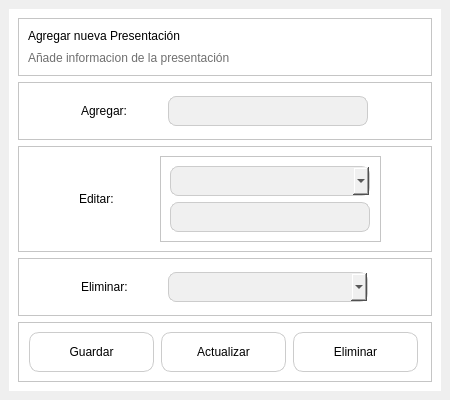
<?xml version="1.0" encoding="UTF-8"?>
<ui version="4.0">
 <class>MainWindow</class>
 <widget class="QMainWindow" name="MainWindow">
  <property name="geometry">
   <rect>
    <x>0</x>
    <y>0</y>
    <width>450</width>
    <height>400</height>
   </rect>
  </property>
  <property name="windowTitle">
   <string>MainWindow</string>
  </property>
  <widget class="QWidget" name="centralwidget">
   <layout class="QVBoxLayout" name="verticalLayout">
    <item>
     <widget class="QStackedWidget" name="stackedWidget">
      <property name="styleSheet">
       <string notr="true">background-color: rgb(255, 255, 255);</string>
      </property>
      <property name="currentIndex">
       <number>0</number>
      </property>
      <widget class="QWidget" name="page_descuentos_aplicados">
       <layout class="QVBoxLayout" name="verticalLayout_2">
        <item>
         <widget class="QFrame" name="frame_2">
          <property name="minimumSize">
           <size>
            <width>350</width>
            <height>0</height>
           </size>
          </property>
          <property name="maximumSize">
           <size>
            <width>650</width>
            <height>16777215</height>
           </size>
          </property>
          <property name="frameShape">
           <enum>QFrame::StyledPanel</enum>
          </property>
          <property name="frameShadow">
           <enum>QFrame::Raised</enum>
          </property>
          <layout class="QVBoxLayout" name="verticalLayout_3">
           <item>
            <widget class="QLabel" name="label_11">
             <property name="styleSheet">
              <string notr="true">color: rgb(0, 0, 0);
font: bold 12pt &quot;Nunito&quot;;</string>
             </property>
             <property name="text">
              <string>Agregar nueva Presentación </string>
             </property>
            </widget>
           </item>
           <item>
            <widget class="QLabel" name="label_12">
             <property name="maximumSize">
              <size>
               <width>16777215</width>
               <height>55</height>
              </size>
             </property>
             <property name="styleSheet">
              <string notr="true">color: rgb(111, 111, 111);
font: bold 7pt &quot;Nunito&quot;;</string>
             </property>
             <property name="text">
              <string>Añade informacion de la presentación</string>
             </property>
            </widget>
           </item>
          </layout>
         </widget>
        </item>
        <item>
         <widget class="QFrame" name="frame_6">
          <property name="minimumSize">
           <size>
            <width>225</width>
            <height>0</height>
           </size>
          </property>
          <property name="frameShape">
           <enum>QFrame::StyledPanel</enum>
          </property>
          <property name="frameShadow">
           <enum>QFrame::Raised</enum>
          </property>
          <layout class="QHBoxLayout" name="horizontalLayout_2">
           <property name="spacing">
            <number>0</number>
           </property>
           <property name="leftMargin">
            <number>50</number>
           </property>
           <property name="topMargin">
            <number>0</number>
           </property>
           <property name="rightMargin">
            <number>50</number>
           </property>
           <property name="bottomMargin">
            <number>0</number>
           </property>
           <item>
            <widget class="QLabel" name="label_13">
             <property name="minimumSize">
              <size>
               <width>75</width>
               <height>0</height>
              </size>
             </property>
             <property name="maximumSize">
              <size>
               <width>75</width>
               <height>16777215</height>
              </size>
             </property>
             <property name="styleSheet">
              <string notr="true">color: rgb(0, 0, 0);
font: bold 9pt &quot;Nunito&quot;;</string>
             </property>
             <property name="text">
              <string>Agregar:</string>
             </property>
            </widget>
           </item>
           <item>
            <widget class="QLineEdit" name="lineEdit">
             <property name="minimumSize">
              <size>
               <width>15</width>
               <height>0</height>
              </size>
             </property>
             <property name="maximumSize">
              <size>
               <width>200</width>
               <height>16777215</height>
              </size>
             </property>
             <property name="styleSheet">
              <string notr="true">QLineEdit {
    background-color: #f0f0f0; /* Color de fondo deseado */
    border: 1px solid #ccc; /* Color del borde deseado */
    padding: 5px; /* Espacio alrededor del texto */
    color: rgb(0, 0, 0); /* Color del texto deseado */
  	font: 9pt &quot;Nunito&quot;; /* Fuente deseada */
    font-size: 14px; /* Tamaño de fuente deseado */
    border-radius: 8px; /* Redondear las esquinas */
}
</string>
             </property>
             <property name="text">
              <string/>
             </property>
            </widget>
           </item>
          </layout>
         </widget>
        </item>
        <item>
         <widget class="QFrame" name="frame_12">
          <property name="frameShape">
           <enum>QFrame::StyledPanel</enum>
          </property>
          <property name="frameShadow">
           <enum>QFrame::Raised</enum>
          </property>
          <layout class="QHBoxLayout" name="horizontalLayout_6">
           <property name="leftMargin">
            <number>60</number>
           </property>
           <property name="rightMargin">
            <number>50</number>
           </property>
           <item>
            <widget class="QLabel" name="label_19">
             <property name="minimumSize">
              <size>
               <width>75</width>
               <height>0</height>
              </size>
             </property>
             <property name="maximumSize">
              <size>
               <width>75</width>
               <height>16777215</height>
              </size>
             </property>
             <property name="styleSheet">
              <string notr="true">color: rgb(0, 0, 0);
font: bold 9pt &quot;Nunito&quot;;</string>
             </property>
             <property name="text">
              <string>Editar:</string>
             </property>
            </widget>
           </item>
           <item>
            <widget class="QFrame" name="frame_10">
             <property name="frameShape">
              <enum>QFrame::StyledPanel</enum>
             </property>
             <property name="frameShadow">
              <enum>QFrame::Raised</enum>
             </property>
             <layout class="QVBoxLayout" name="verticalLayout_4">
              <item>
               <widget class="QComboBox" name="cbox_agPresentacion_2">
                <property name="minimumSize">
                 <size>
                  <width>200</width>
                  <height>0</height>
                 </size>
                </property>
                <property name="maximumSize">
                 <size>
                  <width>200</width>
                  <height>16777215</height>
                 </size>
                </property>
                <property name="styleSheet">
                 <string notr="true">QComboBox {
    background-color: #f0f0f0; /* Color de fondo deseado */
    border: 1px solid #ccc; /* Color del borde deseado */
    padding: 5px; /* Espacio alrededor del texto */
    color: rgb(0, 0, 0); /* Color del texto deseado */
  	font: 9pt &quot;Nunito&quot;; /* Fuente deseada */
    font-size: 14px; /* Tamaño de fuente deseado */
    border-radius: 8px; /* Redondear las esquinas */
}
</string>
                </property>
               </widget>
              </item>
              <item>
               <widget class="QLineEdit" name="lineEdit_3">
                <property name="minimumSize">
                 <size>
                  <width>200</width>
                  <height>0</height>
                 </size>
                </property>
                <property name="maximumSize">
                 <size>
                  <width>200</width>
                  <height>16777215</height>
                 </size>
                </property>
                <property name="styleSheet">
                 <string notr="true">QLineEdit {
    background-color: #f0f0f0; /* Color de fondo deseado */
    border: 1px solid #ccc; /* Color del borde deseado */
    padding: 5px; /* Espacio alrededor del texto */
    color: rgb(0, 0, 0); /* Color del texto deseado */
  	font: 9pt &quot;Nunito&quot;; /* Fuente deseada */
    font-size: 14px; /* Tamaño de fuente deseado */
    border-radius: 8px; /* Redondear las esquinas */
}
</string>
                </property>
               </widget>
              </item>
             </layout>
            </widget>
           </item>
          </layout>
         </widget>
        </item>
        <item>
         <widget class="QFrame" name="frame_9">
          <property name="minimumSize">
           <size>
            <width>225</width>
            <height>0</height>
           </size>
          </property>
          <property name="frameShape">
           <enum>QFrame::StyledPanel</enum>
          </property>
          <property name="frameShadow">
           <enum>QFrame::Raised</enum>
          </property>
          <layout class="QHBoxLayout" name="horizontalLayout_9">
           <property name="spacing">
            <number>0</number>
           </property>
           <property name="leftMargin">
            <number>50</number>
           </property>
           <property name="topMargin">
            <number>0</number>
           </property>
           <property name="rightMargin">
            <number>50</number>
           </property>
           <property name="bottomMargin">
            <number>0</number>
           </property>
           <item>
            <widget class="QLabel" name="label">
             <property name="minimumSize">
              <size>
               <width>75</width>
               <height>0</height>
              </size>
             </property>
             <property name="maximumSize">
              <size>
               <width>75</width>
               <height>16777215</height>
              </size>
             </property>
             <property name="styleSheet">
              <string notr="true">color: rgb(0, 0, 0);
font: bold 9pt &quot;Nunito&quot;;</string>
             </property>
             <property name="text">
              <string>Eliminar:</string>
             </property>
            </widget>
           </item>
           <item>
            <widget class="QComboBox" name="comboBox">
             <property name="minimumSize">
              <size>
               <width>15</width>
               <height>0</height>
              </size>
             </property>
             <property name="maximumSize">
              <size>
               <width>200</width>
               <height>16777215</height>
              </size>
             </property>
             <property name="styleSheet">
              <string notr="true">QComboBox {
    background-color: #f0f0f0; /* Color de fondo deseado */
    border: 1px solid #ccc; /* Color del borde deseado */
    padding: 5px; /* Espacio alrededor del texto */
    color: rgb(0, 0, 0); /* Color del texto deseado */
  	font: 9pt &quot;Nunito&quot;; /* Fuente deseada */
    font-size: 14px; /* Tamaño de fuente deseado */
    border-radius: 8px; /* Redondear las esquinas */
}
</string>
             </property>
            </widget>
           </item>
          </layout>
         </widget>
        </item>
        <item>
         <widget class="QFrame" name="frame_3">
          <property name="frameShape">
           <enum>QFrame::StyledPanel</enum>
          </property>
          <property name="frameShadow">
           <enum>QFrame::Raised</enum>
          </property>
          <layout class="QHBoxLayout" name="horizontalLayout">
           <item>
            <widget class="QPushButton" name="pushButton_7">
             <property name="minimumSize">
              <size>
               <width>125</width>
               <height>40</height>
              </size>
             </property>
             <property name="maximumSize">
              <size>
               <width>125</width>
               <height>40</height>
              </size>
             </property>
             <property name="styleSheet">
              <string notr="true">QPushButton {
    border: 1px solid #ccc;
    border-radius: 10px;           /* Bordes redondeados con radio de 10 píxeles */
    padding: 5px;
	font: bold 9pt &quot;Nunito&quot;;                  /* Espaciado interno del botón */
}

QPushButton:hover{
font: bold 9pt &quot;Nunito&quot;;
background-color: #f0f0f0; /* Color de fondo deseado */
}
</string>
             </property>
             <property name="text">
              <string>Guardar</string>
             </property>
             <property name="icon">
              <iconset>
               <normaloff>InterfaceImages/lista-de-verificacion (1).png</normaloff>InterfaceImages/lista-de-verificacion (1).png</iconset>
             </property>
            </widget>
           </item>
           <item>
            <widget class="QPushButton" name="pushButton_9">
             <property name="minimumSize">
              <size>
               <width>125</width>
               <height>40</height>
              </size>
             </property>
             <property name="maximumSize">
              <size>
               <width>125</width>
               <height>40</height>
              </size>
             </property>
             <property name="styleSheet">
              <string notr="true">QPushButton {
    border: 1px solid #ccc;
    border-radius: 10px;           /* Bordes redondeados con radio de 10 píxeles */
    padding: 5px;
	font: bold 9pt &quot;Nunito&quot;;                  /* Espaciado interno del botón */
}

QPushButton:hover{
font: bold 9pt &quot;Nunito&quot;;
background-color: #f0f0f0; /* Color de fondo deseado */
}
</string>
             </property>
             <property name="text">
              <string>Actualizar</string>
             </property>
             <property name="icon">
              <iconset>
               <normaloff>InterfaceImages/advertencia.png</normaloff>InterfaceImages/advertencia.png</iconset>
             </property>
            </widget>
           </item>
           <item>
            <widget class="QPushButton" name="pushButton_8">
             <property name="minimumSize">
              <size>
               <width>125</width>
               <height>40</height>
              </size>
             </property>
             <property name="maximumSize">
              <size>
               <width>125</width>
               <height>40</height>
              </size>
             </property>
             <property name="styleSheet">
              <string notr="true">QPushButton {
    border: 1px solid #ccc;
    border-radius: 10px;           /* Bordes redondeados con radio de 10 píxeles */
    padding: 5px;
	font: bold 9pt &quot;Nunito&quot;;                  /* Espaciado interno del botón */
}

QPushButton:hover{
font: bold 9pt &quot;Nunito&quot;;
background-color: #f0f0f0; /* Color de fondo deseado */
}
</string>
             </property>
             <property name="text">
              <string>Eliminar</string>
             </property>
             <property name="icon">
              <iconset>
               <normaloff>InterfaceImages/eliminar.png</normaloff>InterfaceImages/eliminar.png</iconset>
             </property>
            </widget>
           </item>
          </layout>
         </widget>
        </item>
       </layout>
      </widget>
      <widget class="QWidget" name="page_2">
       <layout class="QVBoxLayout" name="verticalLayout_5">
        <item>
         <widget class="QFrame" name="frame_5">
          <property name="maximumSize">
           <size>
            <width>650</width>
            <height>75</height>
           </size>
          </property>
          <property name="frameShape">
           <enum>QFrame::StyledPanel</enum>
          </property>
          <property name="frameShadow">
           <enum>QFrame::Raised</enum>
          </property>
          <layout class="QHBoxLayout" name="horizontalLayout_5">
           <property name="leftMargin">
            <number>50</number>
           </property>
           <property name="rightMargin">
            <number>50</number>
           </property>
           <item>
            <widget class="QLabel" name="label_18">
             <property name="minimumSize">
              <size>
               <width>50</width>
               <height>50</height>
              </size>
             </property>
             <property name="maximumSize">
              <size>
               <width>50</width>
               <height>50</height>
              </size>
             </property>
             <property name="styleSheet">
              <string notr="true">color: rgb(0, 0, 0);
font: bold 10pt &quot;Nunito&quot;;</string>
             </property>
             <property name="text">
              <string/>
             </property>
             <property name="pixmap">
              <pixmap>InterfaceImages/advertencia.png</pixmap>
             </property>
             <property name="scaledContents">
              <bool>true</bool>
             </property>
            </widget>
           </item>
           <item>
            <widget class="QLabel" name="label_17">
             <property name="styleSheet">
              <string notr="true">color: rgb(0, 0, 0);
font: bold 10pt &quot;Nunito&quot;;</string>
             </property>
             <property name="text">
              <string>¡Alerta de seguridad!</string>
             </property>
             <property name="alignment">
              <set>Qt::AlignRight|Qt::AlignTrailing|Qt::AlignVCenter</set>
             </property>
            </widget>
           </item>
          </layout>
         </widget>
        </item>
        <item>
         <widget class="QFrame" name="frame_7">
          <property name="frameShape">
           <enum>QFrame::StyledPanel</enum>
          </property>
          <property name="frameShadow">
           <enum>QFrame::Raised</enum>
          </property>
          <layout class="QHBoxLayout" name="horizontalLayout_4">
           <property name="leftMargin">
            <number>25</number>
           </property>
           <property name="rightMargin">
            <number>25</number>
           </property>
           <item>
            <widget class="QLabel" name="label_15">
             <property name="minimumSize">
              <size>
               <width>100</width>
               <height>0</height>
              </size>
             </property>
             <property name="styleSheet">
              <string notr="true">color: rgb(0, 0, 0);
font: bold 9pt &quot;Nunito&quot;;</string>
             </property>
             <property name="text">
              <string>Contraseña:</string>
             </property>
             <property name="alignment">
              <set>Qt::AlignLeading|Qt::AlignLeft|Qt::AlignVCenter</set>
             </property>
            </widget>
           </item>
           <item>
            <widget class="QLineEdit" name="lineEdit_2">
             <property name="minimumSize">
              <size>
               <width>100</width>
               <height>35</height>
              </size>
             </property>
             <property name="maximumSize">
              <size>
               <width>200</width>
               <height>16777215</height>
              </size>
             </property>
             <property name="styleSheet">
              <string notr="true">QLineEdit {
    background-color: #f0f0f0; /* Color de fondo deseado */
    border: 1px solid #ccc; /* Color del borde deseado */
    padding: 5px; /* Espacio alrededor del texto */
    color: rgb(0, 0, 0); /* Color del texto deseado */
  	font: 9pt &quot;Nunito&quot;; /* Fuente deseada */
    font-size: 14px; /* Tamaño de fuente deseado */
    border-radius: 8px; /* Redondear las esquinas */
}
</string>
             </property>
             <property name="text">
              <string/>
             </property>
             <property name="echoMode">
              <enum>QLineEdit::Password</enum>
             </property>
             <property name="alignment">
              <set>Qt::AlignRight|Qt::AlignTrailing|Qt::AlignVCenter</set>
             </property>
             <property name="placeholderText">
              <string/>
             </property>
            </widget>
           </item>
          </layout>
         </widget>
        </item>
        <item>
         <widget class="QFrame" name="frame_4">
          <property name="maximumSize">
           <size>
            <width>16777215</width>
            <height>75</height>
           </size>
          </property>
          <property name="frameShape">
           <enum>QFrame::StyledPanel</enum>
          </property>
          <property name="frameShadow">
           <enum>QFrame::Raised</enum>
          </property>
          <layout class="QHBoxLayout" name="horizontalLayout_3">
           <item>
            <widget class="QPushButton" name="btn_ingresar">
             <property name="minimumSize">
              <size>
               <width>125</width>
               <height>0</height>
              </size>
             </property>
             <property name="maximumSize">
              <size>
               <width>125</width>
               <height>40</height>
              </size>
             </property>
             <property name="styleSheet">
              <string notr="true">QPushButton {
    border: 1px solid #ccc;
    border-radius: 10px;           /* Bordes redondeados con radio de 10 píxeles */
    padding: 5px;
	font: bold 9pt &quot;Nunito&quot;;                  /* Espaciado interno del botón */
}

QPushButton:hover{
font: bold 9pt &quot;Nunito&quot;;
background-color: #f0f0f0; /* Color de fondo deseado */
}
</string>
             </property>
             <property name="text">
              <string>Ingresar</string>
             </property>
             <property name="icon">
              <iconset>
               <normaloff>InterfaceImages/lista-de-verificacion (1).png</normaloff>InterfaceImages/lista-de-verificacion (1).png</iconset>
             </property>
            </widget>
           </item>
          </layout>
         </widget>
        </item>
       </layout>
      </widget>
     </widget>
    </item>
   </layout>
  </widget>
 </widget>
 <resources/>
 <connections/>
</ui>
